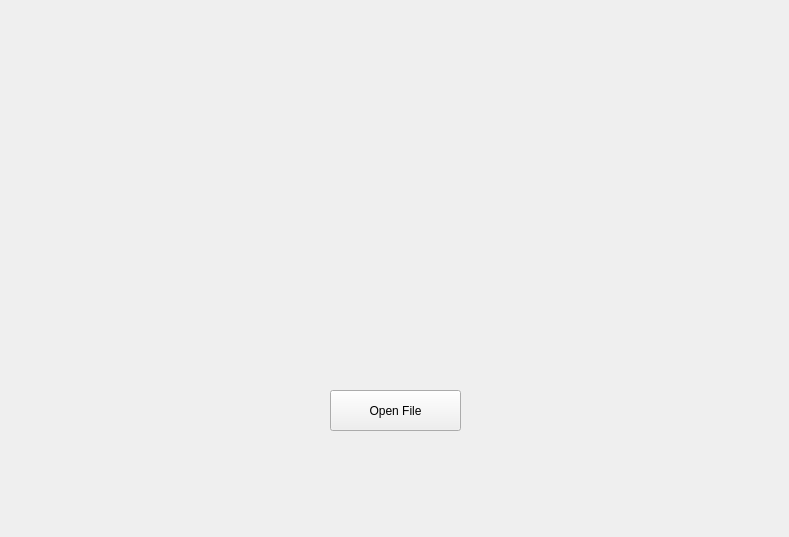
<?xml version="1.0" encoding="UTF-8"?>
<ui version="4.0">
 <class>Form</class>
 <widget class="QWidget" name="Form">
  <property name="geometry">
   <rect>
    <x>0</x>
    <y>0</y>
    <width>789</width>
    <height>537</height>
   </rect>
  </property>
  <property name="windowTitle">
   <string>Form</string>
  </property>
  <widget class="QPushButton" name="openFileButton">
   <property name="geometry">
    <rect>
     <x>330</x>
     <y>390</y>
     <width>131</width>
     <height>41</height>
    </rect>
   </property>
   <property name="text">
    <string>Open File</string>
   </property>
  </widget>
 </widget>
 <resources/>
 <connections/>
</ui>
